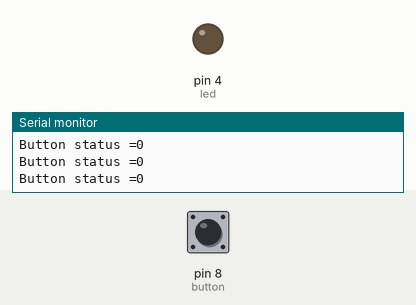
This sketch was run on a simulated Arduino Uno, built with avr-gcc and run on an emulated ATmega328P. Parts: output pins drawn as LEDs (lit = HIGH), the last lines printed to the serial monitor. Inputs (shaded band) come from the test bench; at power-on: pin 8 (button) LOW.

Above: at 1.2 s.
1.3 s: pin 8 (button) pulled HIGH for 0.15 s
At 1.41 s:
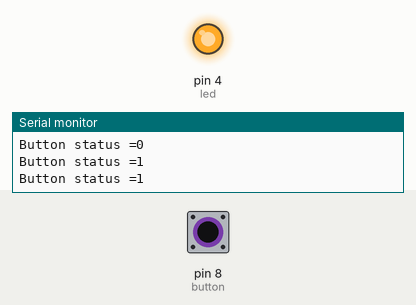
2.9 s: pin 8 (button) pulled HIGH for 3.2 s
At 7.3 s:
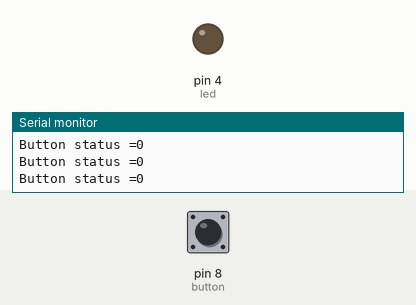
Timing chart, 0 to 8.8 s (numbered marks = the images above; inputs shaded):
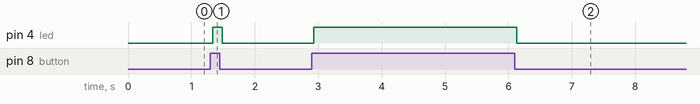

The sketch:

PUSH-BUTTON.ino
```cpp
#define led 4
#define button 8

void setup() {
  Serial.begin(9600);
  pinMode(led,OUTPUT);
  pinMode(button, INPUT);
}
void loop() {
   bool x = digitalRead(button);
   Serial.print("Button status =");
   Serial.println(x);

   if (x == 1){
    digitalWrite(led, HIGH);
    //Serial.print("LED"is turn ON);
   }
    else{
      digitalWrite(led, LOW);
      //Serual.print("LED"is turn OFF);
    }
  }
```

Measured:
- after the input at 1.3 s, pin 4 (led): LOW → HIGH at once, → LOW 0.15 s later
- after the input at 2.9 s, pin 4 (led): LOW → HIGH at once, → LOW 3.2 s later
